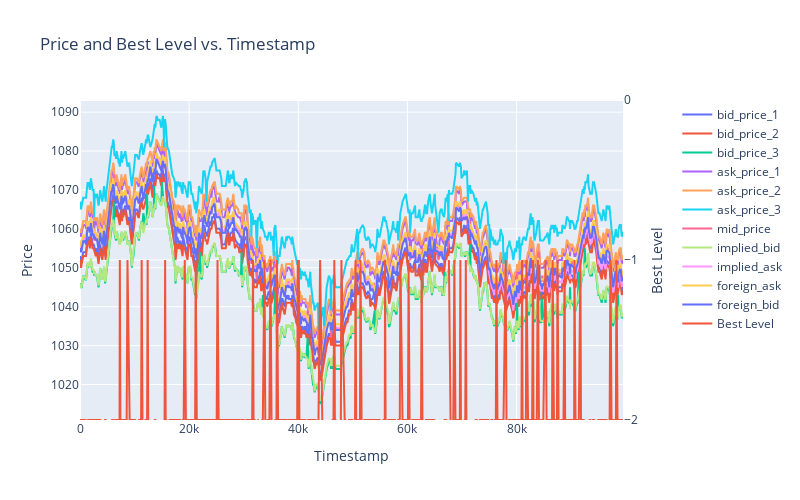

The notebook cell saved with this chart:
### Code cell
import plotly.graph_objects as go

# Create a new figure
fig = go.Figure()

# Define the columns to plot
columns_to_plot = ['bid_price_1', 'bid_price_2', 'bid_price_3',
                   'ask_price_1', 'ask_price_2', 'ask_price_3',
                   'mid_price', 'implied_bid', 'implied_ask',
                   'foreign_ask', 'foreign_bid']

# Add traces for each column
for col in columns_to_plot:
    fig.add_trace(go.Scatter(x=df_limit['timestamp'], y=df_limit[col], name=col))

# Add a trace for best_level on a separate y-axis
fig.add_trace(go.Scatter(x=df_limit['timestamp'], y=df_limit['best_level'], name='Best Level', yaxis='y2'))

# Configure the layout
fig.update_layout(
    title='Price and Best Level vs. Timestamp',
    xaxis=dict(title='Timestamp'),
    yaxis=dict(title='Price'),
    yaxis2=dict(title='Best Level', overlaying='y', side='right', range=[-2, 0], tickvals=[-2, -1, 0,]),
    legend=dict(x=1.1, y=1, orientation='v'),
    width=800,
    height=500
)

# Display the plot
fig.show()

### Figure 1 — Plotly figure (JSON) as saved in the notebook; plotly's stock layout.template omitted (floating-point values rounded to 4 significant figures; data arrays with more than 128 entries replaced by an {"elided": "..."} marker saying what was removed)
{"data": [{"name": "bid_price_1", "type": "scatter", "x": {"elided": "621 int values"}, "y": {"elided": "621 int values"}}, {"name": "bid_price_2", "type": "scatter", "x": {"elided": "621 int values"}, "y": {"elided": "621 int values"}}, {"name": "bid_price_3", "type": "scatter", "x": {"elided": "621 int values"}, "y": {"elided": "621 int values"}}, {"name": "ask_price_1", "type": "scatter", "x": {"elided": "621 int values"}, "y": {"elided": "621 int values"}}, {"name": "ask_price_2", "type": "scatter", "x": {"elided": "621 int values"}, "y": {"elided": "621 int values"}}, {"name": "ask_price_3", "type": "scatter", "x": {"elided": "621 int values"}, "y": {"elided": "621 int values"}}, {"name": "mid_price", "type": "scatter", "x": {"elided": "621 int values"}, "y": {"elided": "621 float values"}}, {"name": "implied_bid", "type": "scatter", "x": {"elided": "621 int values"}, "y": {"elided": "621 float values"}}, {"name": "implied_ask", "type": "scatter", "x": {"elided": "621 int values"}, "y": {"elided": "621 float values"}}, {"name": "foreign_ask", "type": "scatter", "x": {"elided": "621 int values"}, "y": {"elided": "621 float values"}}, {"name": "foreign_bid", "type": "scatter", "x": {"elided": "621 int values"}, "y": {"elided": "621 float values"}}, {"name": "Best Level", "type": "scatter", "x": {"elided": "621 int values"}, "y": {"elided": "621 int values"}, "yaxis": "y2"}], "layout": {"height": 500, "legend": {"orientation": "v", "x": 1.1, "y": 1}, "title": {"text": "Price and Best Level vs. Timestamp"}, "width": 800, "xaxis": {"title": {"text": "Timestamp"}}, "yaxis": {"title": {"text": "Price"}}, "yaxis2": {"overlaying": "y", "range": [-2, 0], "side": "right", "tickvals": [-2, -1, 0], "title": {"text": "Best Level"}}}}
